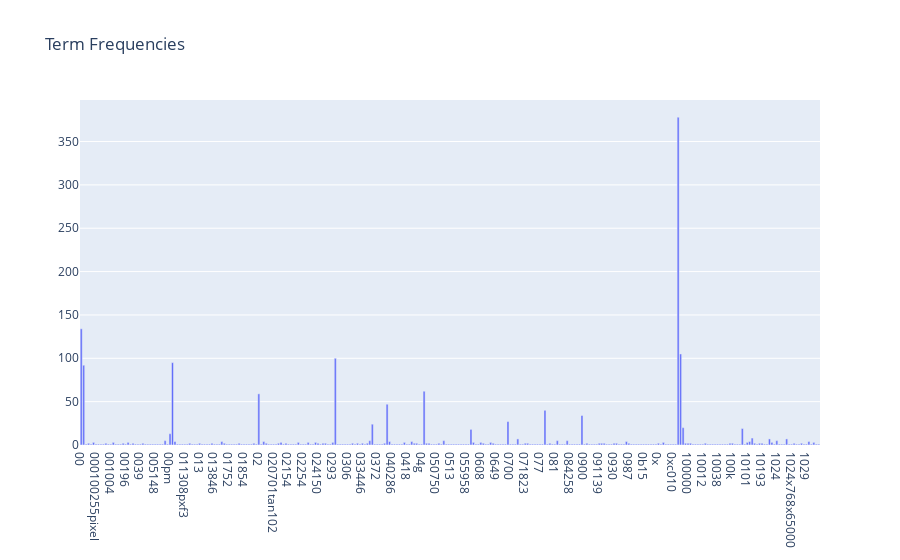

The cell this chart's notebook holds for it:
### Code cell
# load interactive graph with plotly
from plotly.offline import plot, iplot
import plotly.graph_objs as go

data = [go.Bar(
    x=count_vect.get_feature_names()[:300],
    y=term_frequencies[:300]
)]

layout = go.Layout(xaxis=dict(type='category'), title="Term Frequencies")
fig = go.Figure(data=data, layout=layout)
iplot(fig)

# hover over a data point or use the buttons on the menu on the upper right to interact with the graph!

### Figure 1 — Plotly figure (JSON) as saved in the notebook; plotly's stock layout.template omitted (floating-point values rounded to 4 significant figures; data arrays with more than 128 entries replaced by an {"elided": "..."} marker saying what was removed)
{"data": [{"type": "bar", "x": {"elided": "300 str values"}, "y": {"elided": "300 int values"}}], "layout": {"title": {"text": "Term Frequencies"}, "xaxis": {"type": "category"}}}
